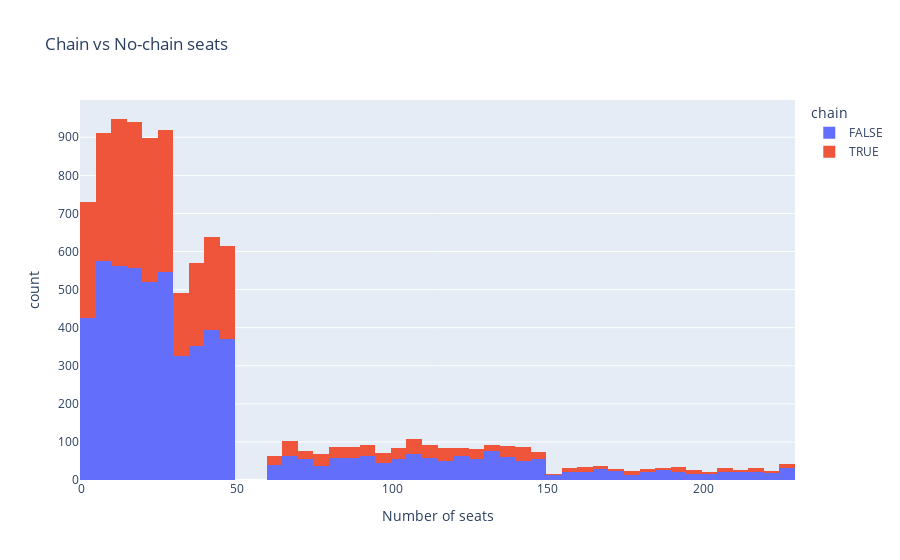

Notebook source saved alongside this figure:
### Markdown cell above
* We see small differences in the ranking of the streets between the chain and the no-chain stores.
* Some of them look like to be more interesting for chain-stores like Sunset street which has the 1st rank position for no-chain establishments but for chain-establishments drops to 4th position.
* Also for the Pico street is happening something similar with having the 5th postition in the ranking of popularity for the chain-stores while for the no-chain stores holds the 2nd position.

### Code cell
fig=px.histogram(df,x='number',color='chain',title='Chain vs No-chain seats',labels={'number':'Number of seats'})
fig.show()

### Figure 1 — Plotly figure (JSON) as saved in the notebook; plotly's stock layout.template omitted (floating-point values rounded to 4 significant figures; data arrays with more than 128 entries replaced by an {"elided": "..."} marker saying what was removed)
{"data": [{"alignmentgroup": "True", "bingroup": "x", "hovertemplate": "chain=FALSE<br>Number of seats=%{x}<br>count=%{y}<extra></extra>", "legendgroup": "FALSE", "marker": {"color": "#636efa"}, "name": "FALSE", "offsetgroup": "FALSE", "orientation": "v", "showlegend": true, "type": "histogram", "x": {"elided": "5973 int values"}, "xaxis": "x", "yaxis": "y"}, {"alignmentgroup": "True", "bingroup": "x", "hovertemplate": "chain=TRUE<br>Number of seats=%{x}<br>count=%{y}<extra></extra>", "legendgroup": "TRUE", "marker": {"color": "#EF553B"}, "name": "TRUE", "offsetgroup": "TRUE", "orientation": "v", "showlegend": true, "type": "histogram", "x": {"elided": "3678 int values"}, "xaxis": "x", "yaxis": "y"}], "layout": {"barmode": "relative", "legend": {"title": {"text": "chain"}, "tracegroupgap": 0}, "title": {"text": "Chain vs No-chain seats"}, "xaxis": {"anchor": "y", "domain": [0, 1], "title": {"text": "Number of seats"}}, "yaxis": {"anchor": "x", "domain": [0, 1], "title": {"text": "count"}}}}
